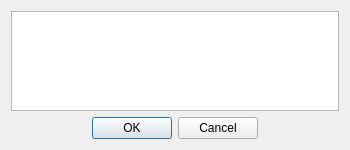
<?xml version="1.0" encoding="UTF-8"?>
<ui version="4.0">
 <class>confirm_dialog</class>
 <widget class="QDialog" name="confirm_dialog">
  <property name="geometry">
   <rect>
    <x>0</x>
    <y>0</y>
    <width>350</width>
    <height>150</height>
   </rect>
  </property>
  <property name="sizePolicy">
   <sizepolicy hsizetype="Expanding" vsizetype="Expanding">
    <horstretch>0</horstretch>
    <verstretch>0</verstretch>
   </sizepolicy>
  </property>
  <property name="minimumSize">
   <size>
    <width>223</width>
    <height>98</height>
   </size>
  </property>
  <property name="font">
   <font>
    <family>Arial</family>
   </font>
  </property>
  <property name="windowTitle">
   <string>Подтверждение</string>
  </property>
  <property name="accessibleName">
   <string>Подтверждение</string>
  </property>
  <layout class="QVBoxLayout" name="verticalLayout">
   <item>
    <widget class="QTextBrowser" name="message">
     <property name="accessibleName">
      <string>Подтверждение</string>
     </property>
    </widget>
   </item>
   <item>
    <widget class="QDialogButtonBox" name="b">
     <property name="orientation">
      <enum>Qt::Orientation::Horizontal</enum>
     </property>
     <property name="standardButtons">
      <set>QDialogButtonBox::StandardButton::Cancel|QDialogButtonBox::StandardButton::Ok</set>
     </property>
     <property name="centerButtons">
      <bool>true</bool>
     </property>
    </widget>
   </item>
  </layout>
 </widget>
 <tabstops>
  <tabstop>message</tabstop>
 </tabstops>
 <resources/>
 <connections>
  <connection>
   <sender>b</sender>
   <signal>accepted()</signal>
   <receiver>confirm_dialog</receiver>
   <slot>accept()</slot>
   <hints>
    <hint type="sourcelabel">
     <x>248</x>
     <y>254</y>
    </hint>
    <hint type="destinationlabel">
     <x>157</x>
     <y>274</y>
    </hint>
   </hints>
  </connection>
  <connection>
   <sender>b</sender>
   <signal>rejected()</signal>
   <receiver>confirm_dialog</receiver>
   <slot>reject()</slot>
   <hints>
    <hint type="sourcelabel">
     <x>316</x>
     <y>260</y>
    </hint>
    <hint type="destinationlabel">
     <x>286</x>
     <y>274</y>
    </hint>
   </hints>
  </connection>
 </connections>
</ui>
